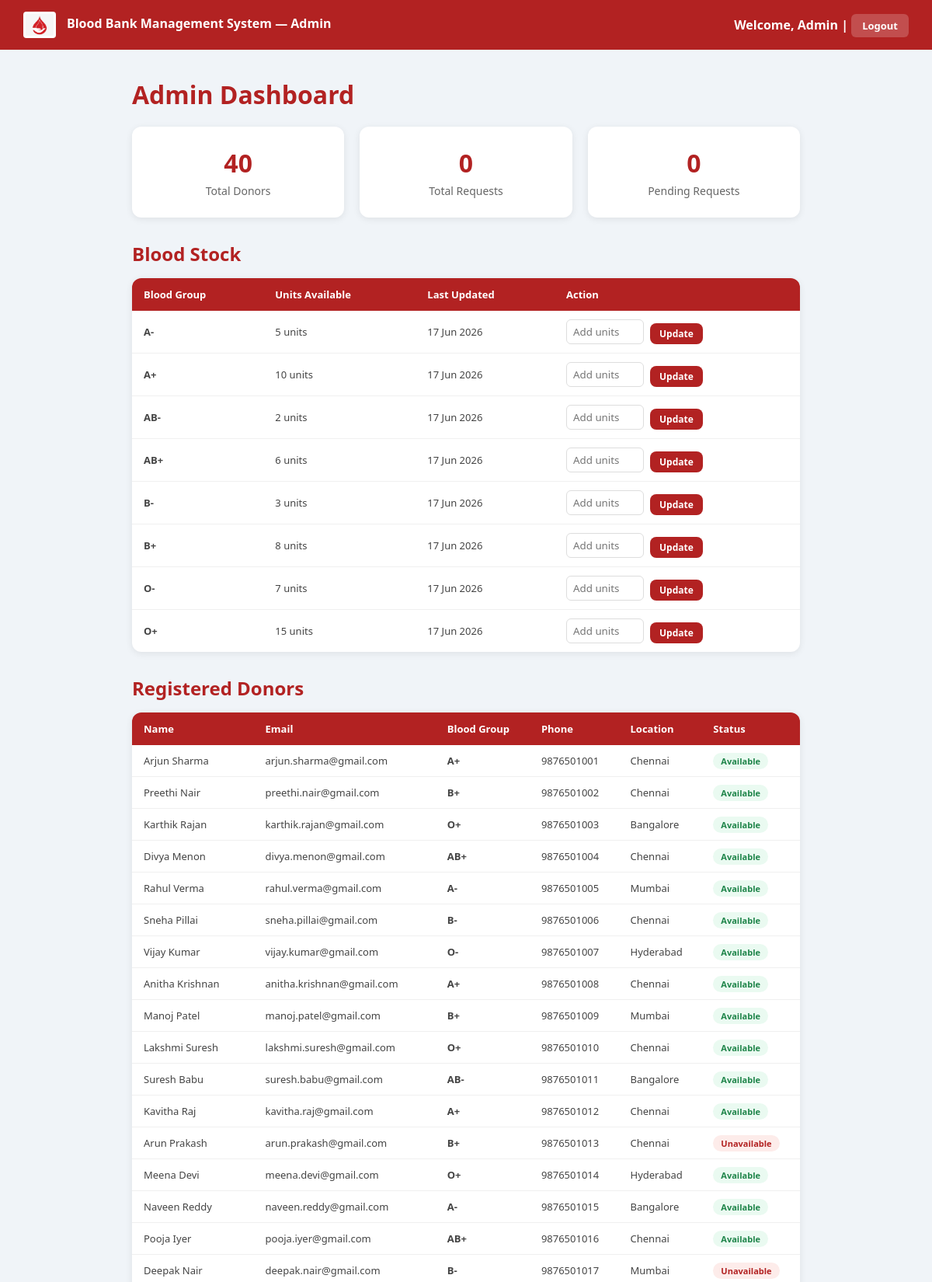
Page /admin_dashboard.php (signed in, upper part) on the committed database.
### tables this page shows
CREATE TABLE blood_stock (
    id INT AUTO_INCREMENT PRIMARY KEY,
    blood_group VARCHAR(5) UNIQUE,
    units_available INT DEFAULT 0,
    last_updated TIMESTAMP DEFAULT CURRENT_TIMESTAMP ON UPDATE CURRENT_TIMESTAMP
);

CREATE TABLE donors (
    id INT AUTO_INCREMENT PRIMARY KEY,
    user_id INT,
    blood_group VARCHAR(5),
    phone VARCHAR(15),
    location VARCHAR(100),
    last_donated DATE,
    is_available TINYINT(1) DEFAULT 1,
    FOREIGN KEY (user_id) REFERENCES users(id)
);

CREATE TABLE users (
    id INT AUTO_INCREMENT PRIMARY KEY,
    name VARCHAR(100),
    email VARCHAR(100) UNIQUE,
    password VARCHAR(255),
    role ENUM('admin', 'donor', 'patient') NOT NULL,
    created_at TIMESTAMP DEFAULT CURRENT_TIMESTAMP
);

### admin_dashboard.php (the view, shortened to what this page needs)
<?php
require_once 'config.php';
$stock = $pdo->query("SELECT * FROM blood_stock ORDER BY blood_group")->fetchAll();
$donors = $pdo->query("SELECT u.name, u.email, d.blood_group, d.phone, d.location, d.is_available
                        FROM donors d JOIN users u ON d.user_id = u.id")->fetchAll();
$requests = $pdo->query("SELECT br.id, u.name as patient_name, br.blood_group, br.units_needed,
                          br.location, br.status, br.requested_at,
                          br.donor_committed, br.committed_donor_name
                          FROM blood_requests br
                          JOIN patients p ON br.patient_id = p.id
                          JOIN users u ON p.user_id = u.id
                          ORDER BY br.requested_at DESC")->fetchAll();
$total_donors = count($donors);
$total_requests = count($requests);
$pending_requests = $pdo->query("SELECT COUNT(*) FROM blood_requests WHERE status='pending'")->fetchColumn();
?>
<!DOCTYPE html>
<html lang="en">
<head>
    <link rel="stylesheet" href="css/style.css">
</head>
<body>
<nav>
    <span>
        <img src="logo.png" alt="logo"
     style="height:34px; vertical-align:middle; margin-right:10px;
            background:white; padding:3px; border-radius:4px;">
        Blood Bank Management System — Admin
    </span>
    <span>Welcome, <?php echo $_SESSION['name']; ?> | <a href="logout.php">Logout</a></span>
</nav>
<div class="dashboard">
    <h1>Admin Dashboard</h1>
    <div class="cards">
        <div class="card">
            <h3><?php echo $total_donors; ?></h3>
            <p>Total Donors</p>
        </div>
        <div class="card">
            <h3><?php echo $total_requests; ?></h3>
            <p>Total Requests</p>
        </div>
        <div class="card">
            <h3><?php echo $pending_requests; ?></h3>
            <p>Pending Requests</p>
        </div>
    </div>
    <h2 style="margin-bottom:15px; color:#b22222;">Blood Stock</h2>
    <table style="margin-bottom:30px;">
        <tr>
            <th>Blood Group</th>
            <th>Units Available</th>
            <th>Last Updated</th>
            <th>Action</th>
        </tr>
        <?php foreach($stock as $s): ?>
        <tr>
            <td><strong><?php echo $s['blood_group']; ?></strong></td>
            <td><?php echo $s['units_available']; ?> units</td>
            <td><?php echo date('d M Y', strtotime($s['last_updated'])); ?></td>
            <td>
                <form method="POST" action="update_stock.php" style="display:flex; gap:8px;">
                    <input type="number" name="units" placeholder="Add units"
                           style="width:100px; padding:5px 8px; border:1px solid #ddd; border-radius:6px;">
                    <button type="submit" class="btn" style="width:auto; padding:5px 12px; font-size:12px;">Update</button>
                </form>
            </td>
        </tr>
        <?php endforeach; ?>
    </table>
    <h2 style="margin-bottom:15px; color:#b22222;">Registered Donors</h2>
    <table style="margin-bottom:30px;">
        <tr>
            <th>Name</th>
            <th>Email</th>
            <th>Blood Group</th>
            <th>Phone</th>
            <th>Location</th>
            <th>Status</th>
        </tr>
        <?php if(count($donors) > 0): ?>
            <?php foreach($donors as $d): ?>
            <tr>
                <td><?php echo $d['name']; ?></td>
                <td><?php echo $d['email']; ?></td>
                <td><strong><?php echo $d['blood_group']; ?></strong></td>
                <td><?php echo $d['phone']; ?></td>
                <td><?php echo $d['location']; ?></td>
                <td>
                    <span class="badge <?php echo $d['is_available'] ? 'available' : 'unavailable'; ?>">
                        <?php echo $d['is_available'] ? 'Available' : 'Unavailable'; ?>
                    </span>
                </td>
            </tr>
            <?php endforeach; ?>
        <?php else: ?>
            <tr><td colspan="6" style="text-align:center; color:#888;">No donors registered yet</td></tr>
        <?php endif; ?>
    </table>
</div>
</body>
</html>

### css/style.css (style rules this page uses)
* { margin: 0; padding: 0; box-sizing: border-box; font-family: 'Segoe UI', sans-serif; }
body { background: #f0f4f8; min-height: 100vh; }
h2 { color: #b22222; margin-bottom: 5px; }
.btn { width: 100%; padding: 12px; background: #b22222; color: white; border: none; border-radius: 8px; font-size: 15px; font-weight: 600; cursor: pointer; transition: background 0.3s; margin-top: 5px; }
.dashboard { max-width: 900px; margin: 30px auto; padding: 20px; }
.dashboard h1 { color: #b22222; margin-bottom: 20px; }
.cards { display: grid; grid-template-columns: repeat(auto-fit, minmax(200px, 1fr)); gap: 20px; margin-bottom: 30px; }
.card { background: white; padding: 25px; border-radius: 12px; box-shadow: 0 2px 10px rgba(0, 0, 0, 0.08); text-align: center; }
.card h3 { font-size: 32px; color: #b22222; }
.card p { color: #666; font-size: 14px; margin-top: 5px; }
table { width: 100%; border-collapse: collapse; background: white; border-radius: 12px; overflow: hidden; box-shadow: 0 2px 10px rgba(0, 0, 0, 0.08); }
th { background: #b22222; color: white; padding: 12px 15px; text-align: left; font-size: 13px; }
td { padding: 11px 15px; border-bottom: 1px solid #f0f0f0; font-size: 13px; color: #444; }
tr:last-child td { border-bottom: none; }
.badge { padding: 3px 10px; border-radius: 20px; font-size: 11px; font-weight: 600; }
.badge.available { background: #eafaf1; color: #1e8449; }
.badge.unavailable { background: #fdecea; color: #b22222; }
nav { background: #b22222; padding: 15px 30px; display: flex; justify-content: space-between; align-items: center; }
nav span { color: white; font-weight: 600; }
nav a { color: white; text-decoration: none; font-size: 13px; background: rgba(255, 255, 255, 0.2); padding: 6px 14px; border-radius: 6px; }
nav { position: fixed; top: 0; left: 0; right: 0; z-index: 1000; }
.dashboard { margin-top: 80px; }

### rows in the picture
blood_stock: blood_group "A-", units_available "5", last_updated "17 Jun 2026"
blood_stock: blood_group "A+", units_available "10", last_updated "17 Jun 2026"
blood_stock: blood_group "AB-", units_available "2", last_updated "17 Jun 2026"
blood_stock: blood_group "AB+", units_available "6", last_updated "17 Jun 2026"
blood_stock: blood_group "B-", units_available "3", last_updated "17 Jun 2026"
blood_stock: blood_group "B+", units_available "8", last_updated "17 Jun 2026"
blood_stock: blood_group "O-", units_available "7", last_updated "17 Jun 2026"
blood_stock: blood_group "O+", units_available "15", last_updated "17 Jun 2026"
donors: user.name "Arjun Sharma", user.email "arjun.sharma@gmail.com", blood_group "A+", phone "9876501001", location "Chennai", is_available "Available"
donors: user.name "Preethi Nair", user.email "preethi.nair@gmail.com", blood_group "B+", phone "9876501002", location "Chennai", is_available "Available"
donors: user.name "Karthik Rajan", user.email "karthik.rajan@gmail.com", blood_group "O+", phone "9876501003", location "Bangalore", is_available "Available"
donors: user.name "Divya Menon", user.email "divya.menon@gmail.com", blood_group "AB+", phone "9876501004", location "Chennai", is_available "Available"
donors: user.name "Rahul Verma", user.email "rahul.verma@gmail.com", blood_group "A-", phone "9876501005", location "Mumbai", is_available "Available"
donors: user.name "Sneha Pillai", user.email "sneha.pillai@gmail.com", blood_group "B-", phone "9876501006", location "Chennai", is_available "Available"
donors: user.name "Vijay Kumar", user.email "vijay.kumar@gmail.com", blood_group "O-", phone "9876501007", location "Hyderabad", is_available "Available"
donors: user.name "Anitha Krishnan", user.email "anitha.krishnan@gmail.com", blood_group "A+", phone "9876501008", location "Chennai", is_available "Available"
donors: user.name "Manoj Patel", user.email "manoj.patel@gmail.com", blood_group "B+", phone "9876501009", location "Mumbai", is_available "Available"
donors: user.name "Lakshmi Suresh", user.email "lakshmi.suresh@gmail.com", blood_group "O+", phone "9876501010", location "Chennai", is_available "Available"
donors: user.name "Suresh Babu", user.email "suresh.babu@gmail.com", blood_group "AB-", phone "9876501011", location "Bangalore", is_available "Available"
donors: user.name "Kavitha Raj", user.email "kavitha.raj@gmail.com", blood_group "A+", phone "9876501012", location "Chennai", is_available "Available"
donors: user.name "Arun Prakash", user.email "arun.prakash@gmail.com", blood_group "B+", phone "9876501013", location "Chennai", is_available "Unavailable"
donors: user.name "Meena Devi", user.email "meena.devi@gmail.com", blood_group "O+", phone "9876501014", location "Hyderabad", is_available "Available"
donors: user.name "Naveen Reddy", user.email "naveen.reddy@gmail.com", blood_group "A-", phone "9876501015", location "Bangalore", is_available "Available"
donors: user.name "Pooja Iyer", user.email "pooja.iyer@gmail.com", blood_group "AB+", phone "9876501016", location "Chennai", is_available "Available"
donors: user.name "Deepak Nair", user.email "deepak.nair@gmail.com", blood_group "B-", phone "9876501017", location "Mumbai", is_available "Unavailable"

### other values in the picture
$_SESSION['name'] "Admin"
$total_donors "40"
$total_requests "0"
$pending_requests "0"
